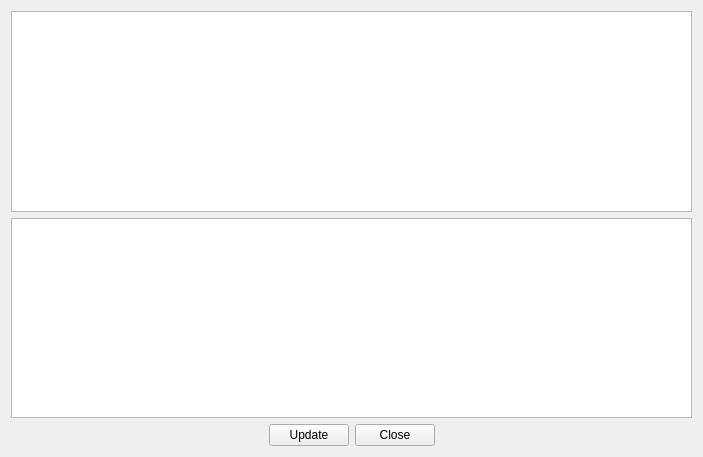
<?xml version="1.0" encoding="UTF-8"?>
<ui version="4.0">
 <class>SystemWidget</class>
 <widget class="QWidget" name="SystemWidget">
  <property name="geometry">
   <rect>
    <x>0</x>
    <y>0</y>
    <width>703</width>
    <height>457</height>
   </rect>
  </property>
  <property name="windowTitle">
   <string>SystemWidget</string>
  </property>
  <layout class="QVBoxLayout" name="verticalLayout">
   <item>
    <widget class="QListView" name="listView"/>
   </item>
   <item>
    <widget class="QListView" name="listViewLogs"/>
   </item>
   <item>
    <layout class="QHBoxLayout" name="horizontalLayout" stretch="0,0,0,0">
     <item>
      <spacer name="horizontalSpacer">
       <property name="orientation">
        <enum>Qt::Horizontal</enum>
       </property>
       <property name="sizeHint" stdset="0">
        <size>
         <width>40</width>
         <height>20</height>
        </size>
       </property>
      </spacer>
     </item>
     <item>
      <widget class="QPushButton" name="pushButton_update">
       <property name="text">
        <string>Update</string>
       </property>
      </widget>
     </item>
     <item>
      <widget class="QPushButton" name="pushButton_close">
       <property name="text">
        <string>Close</string>
       </property>
      </widget>
     </item>
     <item>
      <spacer name="horizontalSpacer_2">
       <property name="orientation">
        <enum>Qt::Horizontal</enum>
       </property>
       <property name="sizeHint" stdset="0">
        <size>
         <width>40</width>
         <height>20</height>
        </size>
       </property>
      </spacer>
     </item>
    </layout>
   </item>
  </layout>
 </widget>
 <resources/>
 <connections/>
</ui>
